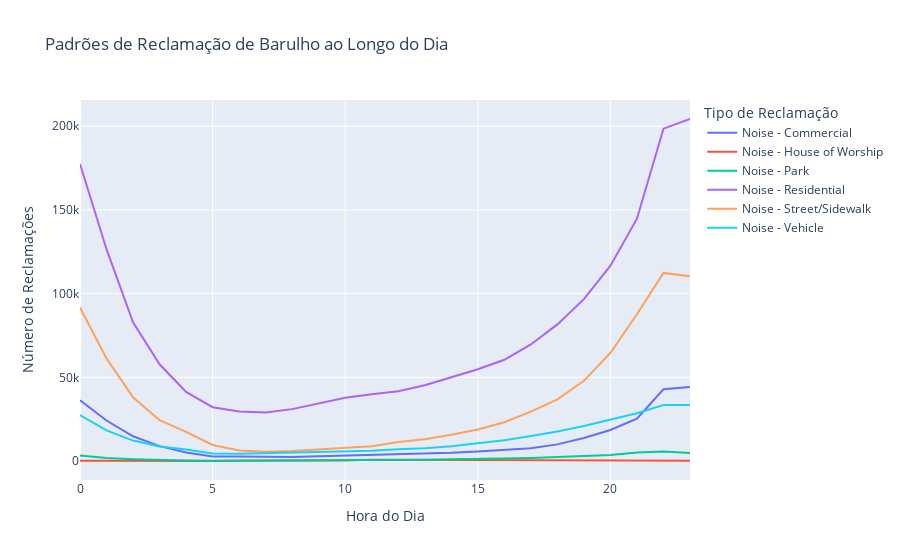

Source (notebook cell):
### Markdown cell above
## Qual horário os barulhos acontecem com mais frequência?

### Code cell
# Criar coluna de hora
df['Hour'] = df['Created Date'].dt.hour

# Agrupar por tipo de barulho e hora do dia
hourly_complaints = df.groupby(['Hour', 'Complaint Type']).size().reset_index(name='Count')

# Criar gráfico de linha para mostrar padrões ao longo do tempo
import plotly.express as px

fig = px.line(hourly_complaints, x="Hour", y="Count", color="Complaint Type",
              title="Padrões de Reclamação de Barulho ao Longo do Dia",
              labels={"Hour": "Hora do Dia", "Count": "Número de Reclamações", "Complaint Type": "Tipo de Reclamação"})
fig.show()

### Figure 1 — Plotly figure (JSON) as saved in the notebook; plotly's stock layout.template omitted (floating-point values rounded to 4 significant figures)
{"data": [{"hovertemplate": "Tipo de Reclamação=Noise - Commercial<br>Hora do Dia=%{x}<br>Número de Reclamações=%{y}<extra></extra>", "legendgroup": "Noise - Commercial", "line": {"color": "#636efa", "dash": "solid"}, "marker": {"symbol": "circle"}, "mode": "lines", "name": "Noise - Commercial", "orientation": "v", "showlegend": true, "type": "scatter", "x": [0, 1, 2, 3, 4, 5, 6, 7, 8, 9, 10, 11, 12, 13, 14, 15, 16, 17, 18, 19, 20, 21, 22, 23], "xaxis": "x", "y": [36346, 24223, 14792, 8922, 5126, 2774, 2749, 2446, 2363, 2850, 3265, 3590, 4036, 4383, 4955, 5746, 6522, 7688, 9967, 13761, 18584, 25294, 42874, 44191], "yaxis": "y"}, {"hovertemplate": "Tipo de Reclamação=Noise - House of Worship<br>Hora do Dia=%{x}<br>Número de Reclamações=%{y}<extra></extra>", "legendgroup": "Noise - House of Worship", "line": {"color": "#EF553B", "dash": "solid"}, "marker": {"symbol": "circle"}, "mode": "lines", "name": "Noise - House of Worship", "orientation": "v", "showlegend": true, "type": "scatter", "x": [0, 1, 2, 3, 4, 5, 6, 7, 8, 9, 10, 11, 12, 13, 14, 15, 16, 17, 18, 19, 20, 21, 22, 23], "xaxis": "x", "y": [192, 105, 51, 37, 42, 61, 117, 82, 168, 416, 383, 749, 700, 520, 338, 616, 650, 356, 208, 272, 302, 247, 302, 220], "yaxis": "y"}, {"hovertemplate": "Tipo de Reclamação=Noise - Park<br>Hora do Dia=%{x}<br>Número de Reclamações=%{y}<extra></extra>", "legendgroup": "Noise - Park", "line": {"color": "#00cc96", "dash": "solid"}, "marker": {"symbol": "circle"}, "mode": "lines", "name": "Noise - Park", "orientation": "v", "showlegend": true, "type": "scatter", "x": [0, 1, 2, 3, 4, 5, 6, 7, 8, 9, 10, 11, 12, 13, 14, 15, 16, 17, 18, 19, 20, 21, 22, 23], "xaxis": "x", "y": [3364, 1852, 1113, 561, 328, 217, 248, 260, 408, 586, 570, 539, 648, 777, 1041, 1180, 1579, 1876, 2424, 3041, 3676, 5097, 5658, 4760], "yaxis": "y"}, {"hovertemplate": "Tipo de Reclamação=Noise - Residential<br>Hora do Dia=%{x}<br>Número de Reclamações=%{y}<extra></extra>", "legendgroup": "Noise - Residential", "line": {"color": "#ab63fa", "dash": "solid"}, "marker": {"symbol": "circle"}, "mode": "lines", "name": "Noise - Residential", "orientation": "v", "showlegend": true, "type": "scatter", "x": [0, 1, 2, 3, 4, 5, 6, 7, 8, 9, 10, 11, 12, 13, 14, 15, 16, 17, 18, 19, 20, 21, 22, 23], "xaxis": "x", "y": [177449, 126557, 82866, 57816, 41339, 32174, 29545, 28984, 31020, 34472, 37880, 39920, 41684, 45274, 49827, 54840, 60484, 69630, 81626, 96734, 116703, 144772, 198538, 204320], "yaxis": "y"}, {"hovertemplate": "Tipo de Reclamação=Noise - Street/Sidewalk<br>Hora do Dia=%{x}<br>Número de Reclamações=%{y}<extra></extra>", "legendgroup": "Noise - Street/Sidewalk", "line": {"color": "#FFA15A", "dash": "solid"}, "marker": {"symbol": "circle"}, "mode": "lines", "name": "Noise - Street/Sidewalk", "orientation": "v", "showlegend": true, "type": "scatter", "x": [0, 1, 2, 3, 4, 5, 6, 7, 8, 9, 10, 11, 12, 13, 14, 15, 16, 17, 18, 19, 20, 21, 22, 23], "xaxis": "x", "y": [91721, 61331, 38103, 24410, 17429, 9637, 6281, 5565, 6038, 7083, 7716, 8921, 11417, 13066, 15674, 18886, 23200, 29527, 36850, 47930, 64690, 87668, 112391, 110436], "yaxis": "y"}, {"hovertemplate": "Tipo de Reclamação=Noise - Vehicle<br>Hora do Dia=%{x}<br>Número de Reclamações=%{y}<extra></extra>", "legendgroup": "Noise - Vehicle", "line": {"color": "#19d3f3", "dash": "solid"}, "marker": {"symbol": "circle"}, "mode": "lines", "name": "Noise - Vehicle", "orientation": "v", "showlegend": true, "type": "scatter", "x": [0, 1, 2, 3, 4, 5, 6, 7, 8, 9, 10, 11, 12, 13, 14, 15, 16, 17, 18, 19, 20, 21, 22, 23], "xaxis": "x", "y": [27471, 18349, 12229, 8649, 6872, 4503, 4311, 4672, 5204, 5497, 5564, 6136, 7130, 7592, 8872, 10501, 12425, 14992, 17625, 20907, 24925, 28565, 33486, 33461], "yaxis": "y"}], "layout": {"legend": {"title": {"text": "Tipo de Reclamação"}, "tracegroupgap": 0}, "title": {"text": "Padrões de Reclamação de Barulho ao Longo do Dia"}, "xaxis": {"anchor": "y", "domain": [0, 1], "title": {"text": "Hora do Dia"}}, "yaxis": {"anchor": "x", "domain": [0, 1], "title": {"text": "Número de Reclamações"}}}}
